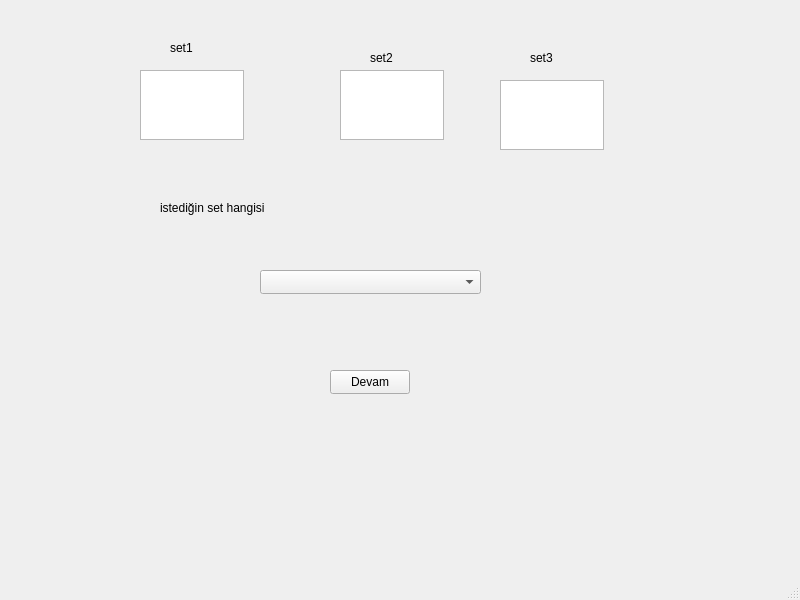
<?xml version="1.0" encoding="UTF-8"?>
<ui version="4.0">
 <class>selectSet</class>
 <widget class="QMainWindow" name="selectSet">
  <property name="geometry">
   <rect>
    <x>0</x>
    <y>0</y>
    <width>800</width>
    <height>600</height>
   </rect>
  </property>
  <property name="windowTitle">
   <string>selectSet</string>
  </property>
  <widget class="QWidget" name="centralwidget">
   <widget class="QTextEdit" name="textEdit">
    <property name="geometry">
     <rect>
      <x>140</x>
      <y>70</y>
      <width>104</width>
      <height>70</height>
     </rect>
    </property>
   </widget>
   <widget class="QTextEdit" name="textEdit_2">
    <property name="geometry">
     <rect>
      <x>340</x>
      <y>70</y>
      <width>104</width>
      <height>70</height>
     </rect>
    </property>
   </widget>
   <widget class="QTextEdit" name="textEdit_3">
    <property name="geometry">
     <rect>
      <x>500</x>
      <y>80</y>
      <width>104</width>
      <height>70</height>
     </rect>
    </property>
   </widget>
   <widget class="QLabel" name="label">
    <property name="geometry">
     <rect>
      <x>170</x>
      <y>40</y>
      <width>49</width>
      <height>16</height>
     </rect>
    </property>
    <property name="text">
     <string>set1</string>
    </property>
   </widget>
   <widget class="QLabel" name="label_2">
    <property name="geometry">
     <rect>
      <x>370</x>
      <y>50</y>
      <width>49</width>
      <height>16</height>
     </rect>
    </property>
    <property name="text">
     <string>set2</string>
    </property>
   </widget>
   <widget class="QLabel" name="label_3">
    <property name="geometry">
     <rect>
      <x>530</x>
      <y>50</y>
      <width>49</width>
      <height>16</height>
     </rect>
    </property>
    <property name="text">
     <string>set3</string>
    </property>
   </widget>
   <widget class="QLabel" name="label_4">
    <property name="geometry">
     <rect>
      <x>160</x>
      <y>200</y>
      <width>281</width>
      <height>16</height>
     </rect>
    </property>
    <property name="text">
     <string>istediğin set hangisi</string>
    </property>
   </widget>
   <widget class="QComboBox" name="comboBox_set">
    <property name="geometry">
     <rect>
      <x>260</x>
      <y>270</y>
      <width>221</width>
      <height>24</height>
     </rect>
    </property>
   </widget>
   <widget class="QPushButton" name="pushButton_cont">
    <property name="geometry">
     <rect>
      <x>330</x>
      <y>370</y>
      <width>80</width>
      <height>24</height>
     </rect>
    </property>
    <property name="text">
     <string>Devam</string>
    </property>
   </widget>
  </widget>
  <widget class="QMenuBar" name="menubar">
   <property name="geometry">
    <rect>
     <x>0</x>
     <y>0</y>
     <width>800</width>
     <height>21</height>
    </rect>
   </property>
  </widget>
  <widget class="QStatusBar" name="statusbar"/>
 </widget>
 <resources/>
 <connections/>
</ui>
